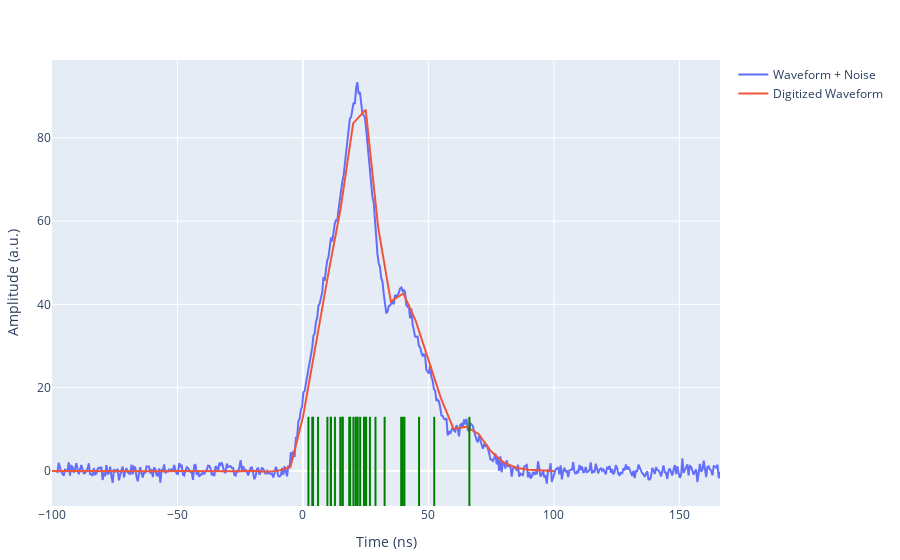

Notebook code for this chart:
### Code cell
adc_freq = 200E-3 # GhZ
noise_amp = 0.05
sampling_frequency = 2. # Ghz

designmethod = Butterworth(1)
filter = digitalfilter(Lowpass(125E-3, fs=sampling_frequency), designmethod)


timestamps, digi_wf = digitize_waveform(
    wf,
    sampling_frequency,
    adc_freq,
    noise_amp,
    filter,
    (-100., 100.)
)


rugs = vline(wf.photon_times, 0, 0.2, yref="paper",
            line_color="green", name="Hits")

p1 = plot(
    [
        #scatter(;x=collect(values), y=waveform_values, name="Waveform"),
        scatter(; x=collect(values), y=waveform_values_noise, name="Waveform + Noise"),
        scatter(; x=timestamps, y=digi_wf, name="Digitized Waveform"),
        ],
    Layout(xaxis_title="Time (ns)", yaxis_title="Amplitude (a.u.)", shapes=rugs))

### Figure 1 — Plotly figure (JSON) as saved in the notebook; plotly's stock layout.template omitted (floating-point values rounded to 4 significant figures; data arrays with more than 128 entries replaced by an {"elided": "..."} marker saying what was removed)
{"data": [{"name": "Waveform + Noise", "type": "scatter", "x": {"elided": "529 float values"}, "y": {"elided": "529 float values"}}, {"name": "Digitized Waveform", "type": "scatter", "x": [-100, -95, -90, -85, -80, -75, -70, -65, -60, -55, -50, -45, -40, -35, -30, -25, -20, -15, -10, -5, 0, 5, 10, 15, 20, 25, 30, 35, 40, 45, 50, 55, 60, 65, 70, 75, 80, 85, 90, 95, 100], "y": [-0.002504, -0.02126, -0.03923, 0.01985, 0.01942, 0.05061, 0.006673, -0.03792, -0.02001, -0.02149, -0.002638, -0.02324, -0.04891, -0.0866, 0.05765, -0.03823, 0.081, -0.1452, 0.042, 0.9639, 12.98, 30.1, 47.01, 62.96, 83.44, 86.77, 58.34, 40.71, 42.66, 35.91, 26.58, 17.46, 10.11, 10.65, 8.909, 4.672, 2.041, 0.8096, 0.3411, 0.1401, 0.01507]}], "layout": {"margin": {"b": 50, "l": 50, "r": 50, "t": 60}, "shapes": [{"line": {"color": "green"}, "name": "Hits", "type": "line", "x0": 25.18, "x1": 25.18, "y0": 0, "y1": 0.2, "yref": "paper"}, {"line": {"color": "green"}, "name": "Hits", "type": "line", "x0": 24.31, "x1": 24.31, "y0": 0, "y1": 0.2, "yref": "paper"}, {"line": {"color": "green"}, "name": "Hits", "type": "line", "x0": 18.44, "x1": 18.44, "y0": 0, "y1": 0.2, "yref": "paper"}, {"line": {"color": "green"}, "name": "Hits", "type": "line", "x0": 21.62, "x1": 21.62, "y0": 0, "y1": 0.2, "yref": "paper"}, {"line": {"color": "green"}, "name": "Hits", "type": "line", "x0": 15.87, "x1": 15.87, "y0": 0, "y1": 0.2, "yref": "paper"}, {"line": {"color": "green"}, "name": "Hits", "type": "line", "x0": 24.68, "x1": 24.68, "y0": 0, "y1": 0.2, "yref": "paper"}, {"line": {"color": "green"}, "name": "Hits", "type": "line", "x0": 6.015, "x1": 6.015, "y0": 0, "y1": 0.2, "yref": "paper"}, {"line": {"color": "green"}, "name": "Hits", "type": "line", "x0": 40.42, "x1": 40.42, "y0": 0, "y1": 0.2, "yref": "paper"}, {"line": {"color": "green"}, "name": "Hits", "type": "line", "x0": 15.65, "x1": 15.65, "y0": 0, "y1": 0.2, "yref": "paper"}, {"line": {"color": "green"}, "name": "Hits", "type": "line", "x0": 52.31, "x1": 52.31, "y0": 0, "y1": 0.2, "yref": "paper"}, {"line": {"color": "green"}, "name": "Hits", "type": "line", "x0": 12.74, "x1": 12.74, "y0": 0, "y1": 0.2, "yref": "paper"}, {"line": {"color": "green"}, "name": "Hits", "type": "line", "x0": 32.54, "x1": 32.54, "y0": 0, "y1": 0.2, "yref": "paper"}, {"line": {"color": "green"}, "name": "Hits", "type": "line", "x0": 39.15, "x1": 39.15, "y0": 0, "y1": 0.2, "yref": "paper"}, {"line": {"color": "green"}, "name": "Hits", "type": "line", "x0": 4.024, "x1": 4.024, "y0": 0, "y1": 0.2, "yref": "paper"}, {"line": {"color": "green"}, "name": "Hits", "type": "line", "x0": 11.08, "x1": 11.08, "y0": 0, "y1": 0.2, "yref": "paper"}, {"line": {"color": "green"}, "name": "Hits", "type": "line", "x0": 18.82, "x1": 18.82, "y0": 0, "y1": 0.2, "yref": "paper"}, {"line": {"color": "green"}, "name": "Hits", "type": "line", "x0": 14.87, "x1": 14.87, "y0": 0, "y1": 0.2, "yref": "paper"}, {"line": {"color": "green"}, "name": "Hits", "type": "line", "x0": 11.15, "x1": 11.15, "y0": 0, "y1": 0.2, "yref": "paper"}, {"line": {"color": "green"}, "name": "Hits", "type": "line", "x0": 9.732, "x1": 9.732, "y0": 0, "y1": 0.2, "yref": "paper"}, {"line": {"color": "green"}, "name": "Hits", "type": "line", "x0": 21.79, "x1": 21.79, "y0": 0, "y1": 0.2, "yref": "paper"}, {"line": {"color": "green"}, "name": "Hits", "type": "line", "x0": 39.8, "x1": 39.8, "y0": 0, "y1": 0.2, "yref": "paper"}, {"line": {"color": "green"}, "name": "Hits", "type": "line", "x0": 26.68, "x1": 26.68, "y0": 0, "y1": 0.2, "yref": "paper"}, {"line": {"color": "green"}, "name": "Hits", "type": "line", "x0": 20.97, "x1": 20.97, "y0": 0, "y1": 0.2, "yref": "paper"}, {"line": {"color": "green"}, "name": "Hits", "type": "line", "x0": 22.79, "x1": 22.79, "y0": 0, "y1": 0.2, "yref": "paper"}, {"line": {"color": "green"}, "name": "Hits", "type": "line", "x0": 46.26, "x1": 46.26, "y0": 0, "y1": 0.2, "yref": "paper"}, {"line": {"color": "green"}, "name": "Hits", "type": "line", "x0": 28.9, "x1": 28.9, "y0": 0, "y1": 0.2, "yref": "paper"}, {"line": {"color": "green"}, "name": "Hits", "type": "line", "x0": 66.32, "x1": 66.32, "y0": 0, "y1": 0.2, "yref": "paper"}, {"line": {"color": "green"}, "name": "Hits", "type": "line", "x0": 2.174, "x1": 2.174, "y0": 0, "y1": 0.2, "yref": "paper"}, {"line": {"color": "green"}, "name": "Hits", "type": "line", "x0": 3.709, "x1": 3.709, "y0": 0, "y1": 0.2, "yref": "paper"}, {"line": {"color": "green"}, "name": "Hits", "type": "line", "x0": 20.1, "x1": 20.1, "y0": 0, "y1": 0.2, "yref": "paper"}], "xaxis": {"title": {"text": "Time (ns)"}}, "yaxis": {"title": {"text": "Amplitude (a.u.)"}}}}
